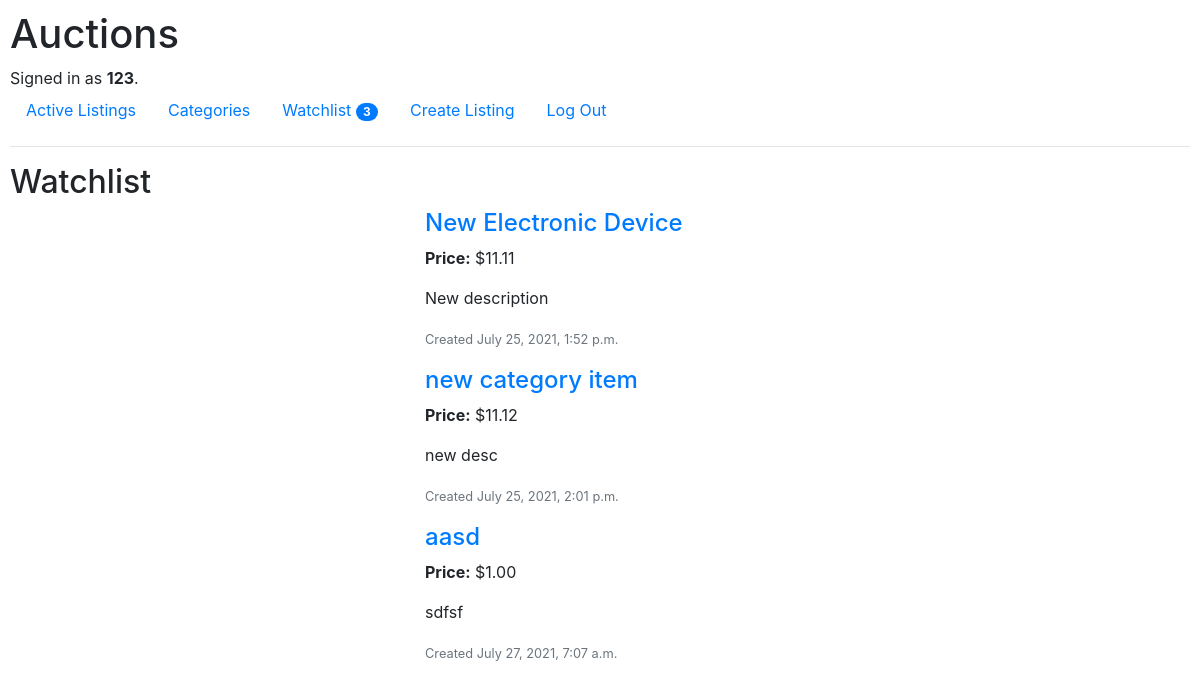
Page /watchlist (signed in) on the committed database.
### auctions/models.py (models this page shows, shortened)
class User(AbstractUser):
    pass

class Listing(models.Model):
    creator = models.ForeignKey(User, on_delete=models.CASCADE, related_name="listings")
    title = models.CharField(max_length=64)
    description = models.TextField()
    image = models.ImageField(null=True, blank=True, upload_to="auctions")
    category = models.ForeignKey(Category, blank=True, on_delete=models.CASCADE, related_name="category_items")
    date_created = models.DateTimeField()
    is_active = models.BooleanField()
    price = models.DecimalField(max_digits=19, decimal_places=2)
    highest_bid = models.ForeignKey('Bid', null=True, blank=True, on_delete=models.CASCADE, related_name="winners")
    watchers = models.ManyToManyField(User, blank=True, related_name="watchlist")

### auctions/views.py (the view)
# urls.py: path("watchlist", views.watchlist, name="watchlist"),
@login_required
def watchlist(request):
    watchlistings = request.user.watchlist.all()
    context = {
        "listings": watchlistings
    }
    return render(request, "auctions/watchlist.html", context)

### auctions/templates/auctions/watchlist.html (shortened to what this page needs)
{% extends "auctions/layout.html" %}
{% block body %}
    <h2>Watchlist</h2>
    <div class="container">
      <div class="row">
    {% if listings %}
    {% for listing in listings %}
        <div class="col-4">
        </div>
        <div class="col-6">
            <a href="{% url 'auctions:listing' listing_id=listing.id %}"><h4>{{ listing.title }}</h4></a>
            <p><b>Price:</b> ${{ listing.price }}</p>
            <p>{{ listing.description }}</p>
            <p class="text-secondary"><small>Created {{ listing.date_created }}</small></p>
        </div>
    {% endfor %}
    {% else %}
        <div class="col-10">
          <h4>Your watchlist is empty</h4>
        </div>
      </div>
    </div>
    {% endif %}
{% endblock %}

### auctions/templates/auctions/layout.html (shortened to what this page needs)
{% load static %}
<!DOCTYPE html>
<html lang="en">
    <head>
        <link rel="stylesheet" href="https://stackpath.bootstrapcdn.com/bootstrap/4.4.1/css/bootstrap.min.css">
        <link href="{% static 'auctions/styles.css' %}" rel="stylesheet">
    </head>
    <body>
        <h1>Auctions</h1>
        <div>
            {% if user.is_authenticated %}
                Signed in as <strong>{{ user.username }}</strong>.
            {% else %}
                Not signed in.
            {% endif %}
        </div>
        <ul class="nav">
            <li class="nav-item">
                <a class="nav-link" href="{% url 'auctions:index' %}">Active Listings</a>
            </li>
            {% if user.is_authenticated %}
                <li class="nav-item">
                    <a class="nav-link" href="{% url 'auctions:categories' %}">Categories</a>
                </li>
                <li class="nav-item">
                    <a class="nav-link" href="{% url 'auctions:watchlist' %}">Watchlist
                    <span class="badge badge-primary badge-pill">{{ user.watchlist.count }}</span>
                    </a>
                </li>
                <li class="nav-item">
                    <a class="nav-link" href="{% url 'auctions:new_listing' %}">Create Listing</a>
                </li>
                <li class="nav-item">
                    <a class="nav-link" href="{% url 'auctions:logout' %}">Log Out</a>
                </li>
            {% endif %}
        </ul>
        <hr>
        {% block body %}
        {% endblock %}
    </body>
</html>

### auctions/static/auctions/styles.css (style rules this page uses)
body { padding: 10px; }

### rows in the picture
User: username "123", watchlist.count "3"
Listing: title "New Electronic Device", price "11.11", description "New description", date_created "July 25, 2021, 1:52 p.m."
Listing: title "new category item", price "11.12", description "new desc", date_created "July 25, 2021, 2:01 p.m."
Listing: title "aasd", price "1.00", description "sdfsf", date_created "July 27, 2021, 7:07 a.m."
